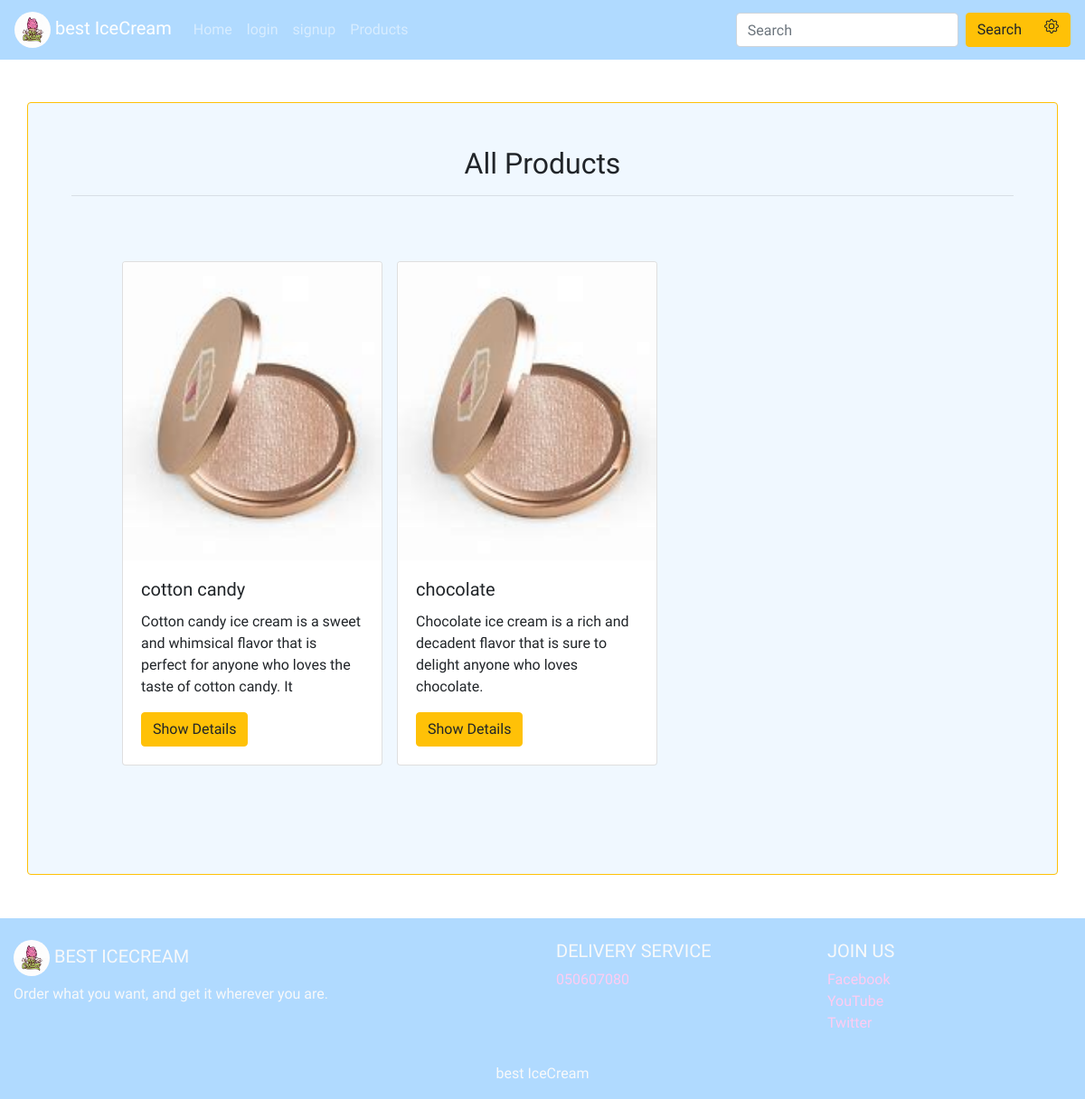
Screenshot of /products/ with the database file from the repository.
### products/models.py (models this page shows, shortened)
class Product(models.Model):
    pname = models.CharField(max_length=64)
    desc = models.CharField(max_length=200)
    price = models.FloatField()
    image = models.ImageField(upload_to="photos/%y/%m/%d")

### products/views.py (the view)
# urls.py: path('products/', include('products.urls')),
def products(request):
    return render(request , 'products/products.html', {"pro":Product.objects.all()})

### templates/products/products.html
{% extends 'base.html' %}
{%    load static    %}
{%block content%}
<div class="my-form container p-5 my-5 rounded border border-warning" style="background-color: aliceblue;">
    <form>
        <h2 class="text-center">All Products</h2>
        <hr>
        <section>
            <div class="container-fluid">
              <div class="row p-5" >
                {% for x in pro %}
                <div>
                  <div class="card m-2" style="width: 18rem;">
                    <img  src="{%static 'img/7.jpg'%}" class="card-img-top" alt="...">
                    <div class="card-body">
                      <h5 class="card-title">{{ x.pname }}</h5>
                      <p class="card-text">{{ x.desc }}</p>
                      <a href="{% url 'product' x.id %}" class="btn btn-warning">Show Details</a>
                    </div>
                  </div>
                </div>
                {% endfor %}
              </div>
            </div>
        </section>
    </form>
</div>
{% endblock%}

### templates/base.html (shortened to what this page needs)
{%    load static    %}
<html>
<head>
<link rel="stylesheet" href="{%  static 'css/bootstrap.min.css'  %}">
<link rel="stylesheet" href="{%static 'css/style.css'%}">
<link rel="stylesheet" href="{%static 'css/pretty-checkbox.min.css'%}">
</head>
<body>
{%  include 'partials/_nav.html'    %}
{%block content%}
{% endblock%}
{%  include 'partials/_foter.html'    %}
</body>
</html>

### templates/partials/_nav.html (shortened to what this page needs)
{%    load static    %}
<nav class="navbar navbar-expand-lg navbar-dark navbar-custom fixed-top" style="background-color:#b0daff">
    <a class="navbar-brand" href="{%url   'index'    %}">
        <img src="{%static 'img\logo1.jpg'%}" class="img-brand" >
        best IceCream
    </a>
    <div class="collapse navbar-collapse" id="navbarSupportedContent">
        <ul class="navbar-nav mr-auto">
          <li
          {%if '/' == request.path%}
          class="nav-item active"
          {%else%}
          class="nav-item "
          {%  endif   %}
          >
              <a class="nav-link"  href="{%url   'index'    %}" >Home <span class="sr-only">(current)</span></a>
          </li>
        </ul>
        <div class="collapse navbar-collapse" id="navbarSupportedContent">
          <ul class="navbar-nav mr-auto">
            <li  {%if '/login' == request.path%}
            class="nav-item active"
            {%else%}
            class="nav-item "
            {%  endif   %}>
                <a class="nav-link" href="{%url   'login'    %}">login <span class="sr-only">(current)</span></a>
            </li>
          </ul>
          <div class="collapse navbar-collapse" id="navbarSupportedContent">
            <ul class="navbar-nav mr-auto">
              <li  {%if '/register' == request.path%}
              class="nav-item active"
              {%else%}
              class="nav-item "
              {%  endif   %}>
                  <a class="nav-link"  href="{%url   'register'    %}">signup <span class="sr-only">(current)</span></a>
              </li>
            </ul>
            <div class="collapse navbar-collapse" id="navbarSupportedContent">
              <div class="collapse navbar-collapse" id="navbarSupportedContent">
                <ul class="navbar-nav mr-auto">
                  <li  {%if '/products' == request.path%}
                  class="nav-item active"
                  {%else%}
                  class="nav-item "
                  {%  endif   %}>
                     <a class="nav-link" href="{%url   'products'    %}">Products <span class="sr-only">(current)</span></a>
                </li>
                </ul>
        <form class="form-inline my-2 my-lg-0">
        <input class="form-control mr-sm-2 remove-outline" type="search" placeholder="Search" aria-label="Search">
        <div class="btn-group" role="group">
          <button class="btn btn-warning my-2 my-sm-0" type="submit">Search</button>
          <a   href="{%url   'search'    %}"    class="btn btn-warning my-2 my-sm-0" type="submit">
          </a>
        </div>
        </form>
    </div>
</nav>

### templates/partials/_foter.html (shortened to what this page needs)
{%    load static    %}
<footer class="pt-4 navbar-custom text-light" style="background-color:#b0daff">
    <div class="container-fluid text-center text-md-left">
      <div class="row">
        <div class="col-md-6 mt-md-0 mt-3">
          <h5 class="text-uppercase">
            <img src="{%static 'img\logo1.jpg'%}"  class="img-brand" >
            best IceCream
          </h5>
          <p>Order what you want, and get it wherever you are.</p>
        </div>
        <div class="col-md-3 mb-md-0 mb-3">
          <h5 class="text-uppercase">Delivery Service</h5>
          <ul class="list-unstyled">
            <li><a href="tel:050607080">050607080</a></li>
          </ul>
        </div>
        <div class="col-md-3 mb-md-0 mb-3">
          <h5 class="text-uppercase">Join Us</h5>
          <ul class="list-unstyled">
            <li><a href="#">Facebook</a></li>
            <li><a href="#">YouTube</a></li>
            <li><a href="#">Twitter</a></li>
          </ul>
        </div>
      </div>
    </div>
    <div class="text-center py-3">
       best IceCream
    </div>
  </footer>

### myproject/static/css/style.css (style rules this page uses)
html, body { height: 100%; width: 100%; }
a { color: rgb(255, 204, 242) ; }
body { font-family: 'Merienda', cursive; padding-top:65px; }
.img-brand { width:40px; height:40px; transition: 0.5s; border-radius: 20px; }
.navbar-brand { font-family: 'Gloria Hallelujah', cursive; transition: 0.5s; }
.navbar-custom { transition:0.5s; background-color:rgb(255, 204, 242); }
.navbar li { transition: 0.5s; }
.my-form { background-color: antiquewhite; }

### rows the page displays
Product: pname "cotton candy", desc "Cotton candy ice cream is a sweet and whimsical flavor that is perfect for anyone who loves the taste of cotton candy. It"
Product: pname "chocolate", desc "Chocolate ice cream is a rich and decadent flavor that is sure to delight anyone who loves chocolate."
